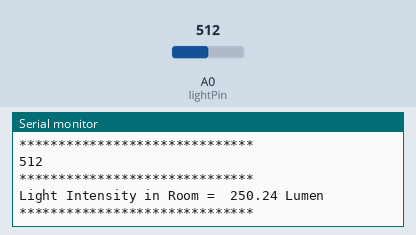
Simulated run of this sketch. Board: Arduino Uno, built with avr-gcc and run on an emulated ATmega328P. On the bench: the last lines printed to the serial monitor. The test bench sets the inputs (shaded band); at power-on: A0 (lightPin) = 512.

Above: at 5.8 s.
5.9 s: A0 (lightPin) set to 716
At 10.9 s:
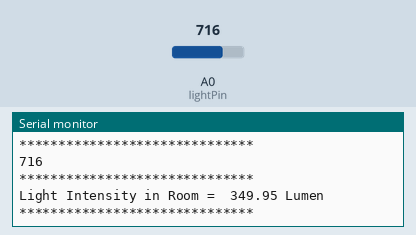
11.9 s: A0 (lightPin) set to 900
At 16.6 s:
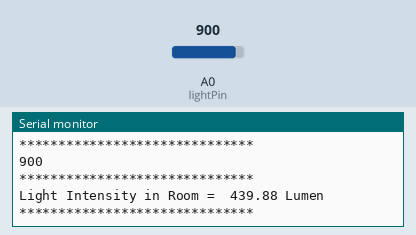
Timing chart, 0 to 18.1 s (numbered marks = the images above; inputs shaded):
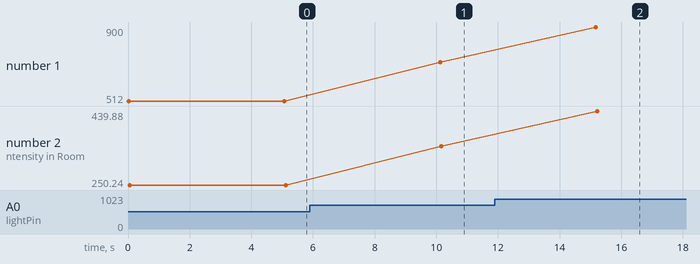

Measured:
- after the input at 5.9 s, the serial monitor: prints a new line after 4.2 s (image 1)
- after the input at 11.9 s, the serial monitor: prints a new line after 3.3 s (image 2)
- plotted number 1: 512 → 716 after the input at 5.9 s, 716 → 900 after the input at 11.9 s
- plotted number 2: 250.24 → 349.95 after the input at 5.9 s, 349.95 → 439.88 after the input at 11.9 s

The sketch:

ldr_light_sensor.ino
```cpp
/*
LDR LIGHT SENSOR

Connect the Pin 1 of the LDR to GND on the Arduino
Connect the Pin 2 of the LDR to A1 on the Arduino

*/

/*
Define the Pin of Light Sensor LDR
which is attached to A1 on Arduino
*/
int lightPin= A0;

/* Global Varibales to store the light value */
float light;

/*
This function is called only once in lifetime
Will be called again when the RED RESET button is pressed on the Arduino
*/
void setup()
{
      // Setup the connection speed to Serial Monitor and Arduino Board
      // 9600 bits of data per second
      Serial.begin(9600);

      // Setting the Pin Mode for the Sensor attached, either INPUT or OUTPUT
      pinMode(lightPin, INPUT);

      // Print the output on the Serial Monitor
      Serial.println("LDR LIGHT SENSOR");
}

/*
This function is called in a loop again and again by Arduino infinitely
untill the RED RESET button is not pressed
*/
void loop()
{
        // Call the function to get the sensor value and store in our global variable
        light = getLight (lightPin);

        // Print the output on the Serial Monitor
        Serial.println("");
        Serial.println("******************************");

        Serial.print("Light Intensity in Room =  ");
        Serial.print(light);
        Serial.println(" Lumen");

        Serial.println("******************************");
        Serial.println("");

        // Delay of 5 sec to take the sensor value again
        delay(5000);
}


/*********** Light Intensity Read function*********/
float getLight(int lightPin)
{

        // ananlogRead function converts the input voltage range (0 to 5V), to a digital value between (0 to 1023)
        // This is done by a circuit inside the microcontroller called an analog-to-digital converter or ADC.
        // Read the value from the Analog Pin and store it to an integer variable
        int sensorValue = analogRead(lightPin);
        Serial.println(sensorValue);

        // To scale the numbers between 0.0 and 5.0,
        // divide 5.0 by 1023.0 and multiply that by sensorValue
        // multiply the result with reference milli volts. (1V = 1000mV)
  	    float milliVoltsTemp = sensorValue*(5.0/1023.0)*1000;

        // There will be 1 lumen change for every 10mV of output
  	    return milliVoltsTemp/10;
}
```
